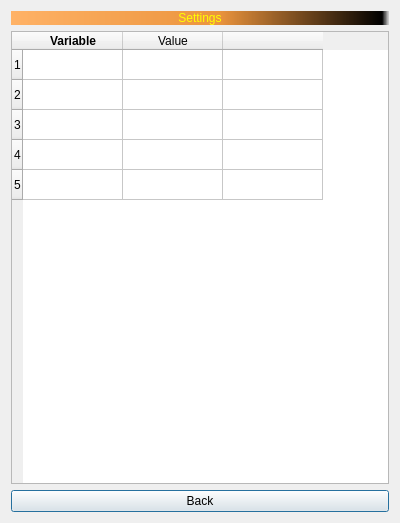
<?xml version="1.0" encoding="UTF-8"?>
<ui version="4.0">
 <class>dlgSettings</class>
 <widget class="QDialog" name="dlgSettings">
  <property name="geometry">
   <rect>
    <x>0</x>
    <y>0</y>
    <width>400</width>
    <height>523</height>
   </rect>
  </property>
  <property name="windowTitle">
   <string>Dialog</string>
  </property>
  <layout class="QGridLayout" name="gridLayout">
   <item row="0" column="0">
    <widget class="QLabel" name="label_4">
     <property name="sizePolicy">
      <sizepolicy hsizetype="Preferred" vsizetype="Fixed">
       <horstretch>0</horstretch>
       <verstretch>0</verstretch>
      </sizepolicy>
     </property>
     <property name="styleSheet">
      <string notr="true">background-color: qlineargradient(spread:pad, x1:0, y1:0, x2:1, y2:0, stop:0 rgba(255, 178, 102, 255), stop:0.55 rgba(235, 148, 61, 255), stop:0.98 rgba(0, 0, 0, 255), stop:1 rgba(0, 0, 0, 0));
font: 20pt &quot;DejaVu Sans&quot;;
color: rgb(255, 255, 0);</string>
     </property>
     <property name="text">
      <string>Settings</string>
     </property>
     <property name="alignment">
      <set>Qt::AlignCenter</set>
     </property>
    </widget>
   </item>
   <item row="2" column="0">
    <widget class="QPushButton" name="cmdBack">
     <property name="text">
      <string>Back</string>
     </property>
    </widget>
   </item>
   <item row="1" column="0">
    <widget class="QTableWidget" name="tableWidget">
     <row>
      <property name="text">
       <string>1</string>
      </property>
     </row>
     <row>
      <property name="text">
       <string>2</string>
      </property>
     </row>
     <row>
      <property name="text">
       <string>3</string>
      </property>
     </row>
     <row>
      <property name="text">
       <string>4</string>
      </property>
     </row>
     <row>
      <property name="text">
       <string>5</string>
      </property>
     </row>
     <column>
      <property name="text">
       <string>Variable</string>
      </property>
      <property name="font">
       <font>
        <weight>75</weight>
        <bold>true</bold>
       </font>
      </property>
     </column>
     <column>
      <property name="text">
       <string>Value</string>
      </property>
     </column>
     <column>
      <property name="text">
       <string/>
      </property>
     </column>
     <item row="0" column="2">
      <property name="text">
       <string/>
      </property>
     </item>
    </widget>
   </item>
  </layout>
 </widget>
 <resources/>
 <connections/>
</ui>
